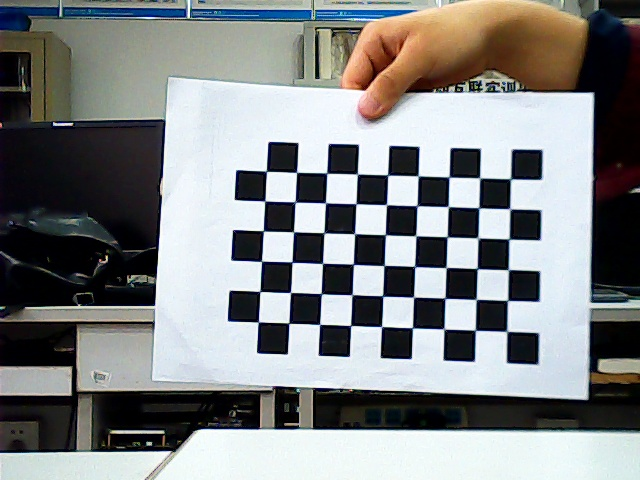
//> input picture 无人机定位系统/calibration/imgs/leftImgs/left1.jpg, 640 x 480 px
$ ./undistortRectify   (built with g++ and OpenCV 4)
//> lines starting //> are read from the running program, lines starting //| are printed output that depends on the picture; after the words box and inside, x2 and y2 are one past the last pixel; in counts of white or black regions, pixels touching at a corner belong together; pictures that were not available may be replaced by others from this repository, and a replacement may not be noted
// 立体校正，把右相机图像变换到左相机平面，输出校正后的图片

#include <opencv2/core/core.hpp>
#include <opencv2/calib3d/calib3d.hpp>
#include <opencv2/highgui/highgui.hpp>
#include <opencv2/imgproc/imgproc.hpp>
#include <stdio.h>
#include <iostream>

using namespace std;
using namespace cv;

int main(int argc, char const *argv[])
{
	char* leftimg_directory = "..//..//imgs//leftImgs//";		// 左摄像头图像路径
	char* rightimg_directory = "..//..//imgs//rightImgs//";		// 右摄像头图像路径
	char* leftimg_filename = "left";							// 左摄像头图像名
	char* rightimg_filename = "right";							// 右摄像头图像名
	char* extension = "jpg";									// 图像格式
	char* calib_file = "..//..//parms//calibParms.xml";			// 立体校正参数文件
	char* rectifiedImg_directory = "..//..//result//rectifiedImg//";// 图像校正结果路径
	char* leftout_directory = "..//..//result//left//";			// 左摄像头图像校正结果路径
	char* rightout_directory = "..//..//result//right//";		// 右摄像头图像校正结果路径
	char* rectifiedImg_filename = "rectifiedImg";				// 校正结果图像文件名
	char* leftout_filename = "leftOut";							// 左摄像头图像校正结果文件名
	char* rightout_filename = "rightOut";						// 左摄像头图像校正结果文件名
	int num_imgs = 17;
	Size imgSize = Size(640,480);

	Mat R1, R2, P1, P2, Q;
	Mat cameraMatrixL, cameraDistcoeffL, cameraMatrixR, cameraDistcoeffR, R, T;

	cv::FileStorage fs(calib_file, cv::FileStorage::READ);
	if (!fs.isOpened())
	{
		printf("打开参数文件失败!\n");
		return -1;
	}
	fs["cameraMatrixL"] >> cameraMatrixL;
	fs["cameraDistcoeffL"] >> cameraDistcoeffL;
	fs["cameraMatrixR"] >> cameraMatrixR;
	fs["cameraDistcoeffR"] >> cameraDistcoeffR;
	fs["R"] >> R;
	fs["T"] >> T;

	fs["R1"] >> R1;//输出第一个相机的3x3矫正变换(旋转矩阵)
	fs["R2"] >> R2;
	fs["P1"] >> P1;//在第一台相机的新的坐标系统(矫正过的)输出 3x4 的投影矩阵
	fs["P2"] >> P2;
	fs["Q"] >> Q;  //深度视差映射矩阵

	cout << "参数：" << endl << endl;
	cout << "cameraMatrixL :" << endl << cameraMatrixL << endl << endl;
	cout << "cameraDistcoeffL :" << endl << cameraDistcoeffL << endl << endl;
	cout << "cameraMatrixR :" << endl << cameraMatrixR << endl << endl;
	cout << "cameraDistcoeffR :" << endl << cameraDistcoeffR << endl << endl;
	cout << "R :" << endl << R << endl << endl;
	cout << "T :" << endl << T << endl << endl;

	cv::Mat lmapx, lmapy, rmapx, rmapy;
	cv::initUndistortRectifyMap(cameraMatrixL, cameraDistcoeffL, R1, P1, imgSize, CV_32F, lmapx, lmapy);
	cv::initUndistortRectifyMap(cameraMatrixR, cameraDistcoeffR, R2, P2, imgSize, CV_32F, rmapx, rmapy);

	cv::Rect validROIL,validROIR;
	stereoRectify(cameraMatrixL, cameraDistcoeffL, cameraMatrixR, cameraDistcoeffR, imgSize, R, T,
		R1, R2, P1, P2, Q, CALIB_ZERO_DISPARITY, -1, imgSize, &validROIL, &validROIR);

	cout << "按任意键继续..." << endl;

	for (int k = 1; k <= num_imgs; k++)
	{
		char leftimg_file[100];
		char rightimg_file[100];
		sprintf(leftimg_file, "%s%s%d.%s", leftimg_directory, leftimg_filename, k, extension);
		sprintf(rightimg_file, "%s%s%d.%s", rightimg_directory, rightimg_filename, k, extension);
		Mat img1 = imread(leftimg_file, CV_LOAD_IMAGE_COLOR);
//> img1 is the input picture: 480 rows x 640 cols, CV_8UC3; mean B, G, R 133.5, 133, 130.8
		Mat img2 = imread(rightimg_file, CV_LOAD_IMAGE_COLOR);
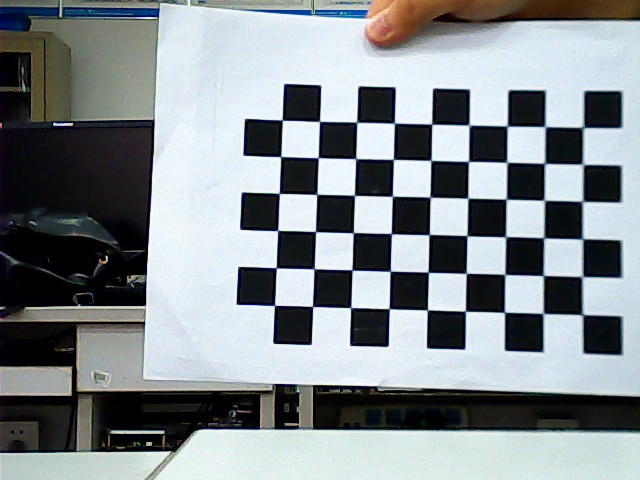
//> input picture 无人机定位系统/calibration/imgs/leftImgs/left11.jpg, 640 x 480 px, given in place of right1.jpg, which was not available
//> img2 is the input picture: 480 rows x 640 cols, CV_8UC3; mean B, G, R 143.2, 139.9, 133.2
		if (img1.empty() || img2.empty())
		{
			printf("读入图像错误！\n");
			return -1;
		}

		cv::Mat imgU1, imgU2;

		cv::remap(img1, imgU1, lmapx, lmapy, cv::INTER_LINEAR);
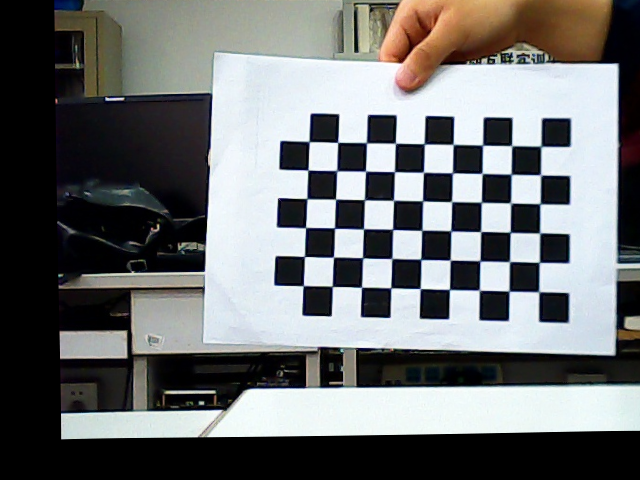
//> imgU1: 480 rows x 640 cols, CV_8UC3; mean B, G, R 113.5, 113, 111.2
		cv::remap(img2, imgU2, rmapx, rmapy, cv::INTER_LINEAR);

		char leftout_file[100];
		sprintf(leftout_file, "%s%s%d.%s", leftout_directory, leftout_filename, k, extension);
		imwrite(leftout_file, imgU1);

		char rightout_file[100];
		sprintf(rightout_file, "%s%s%d.%s", rightout_directory, rightout_filename, k, extension);
		imwrite(rightout_file, imgU2);

		cout << k << ". rectified!" << endl;


		// 显示部分

		Mat rectifiedImg;
		double sf = 1.0;
		int w = cvRound(imgSize.width * sf), h = cvRound(imgSize.height * sf);
		rectifiedImg.create(h, w * 2, CV_8UC3);

		// 画上左右图像
		Mat rectifiedImgPartL = rectifiedImg(Rect(w * 0, 0, w, h));
		Mat rectifiedImgPartR = rectifiedImg(Rect(w, 0, w, h));
		resize(imgU1, rectifiedImgPartL, rectifiedImgPartL.size(), 0, 0, INTER_AREA);
		resize(imgU2, rectifiedImgPartR, rectifiedImgPartR.size(), 0, 0, INTER_LINEAR);
		Rect vroiL(cvRound(validROIL.x * sf), cvRound(validROIL.y * sf),
			cvRound(validROIL.width * sf), cvRound(validROIL.height * sf)); // 缩放有效区域
		Rect vroiR(cvRound(validROIR.x * sf), cvRound(validROIR.y * sf),
			cvRound(validROIR.width * sf), cvRound(validROIR.height * sf));
		rectangle(rectifiedImgPartL, vroiL, Scalar(0, 0, 255), 3, 8);		// 在有效区域画上矩形
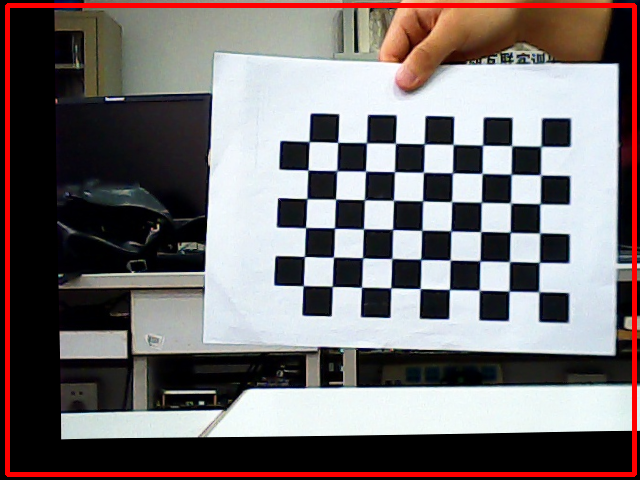
//> rectifiedImgPartL: 480 rows x 640 cols, CV_8UC3; 3.56% of pixels changed, all inside (x1, y1, x2, y2) = (5, 3, 637, 477)
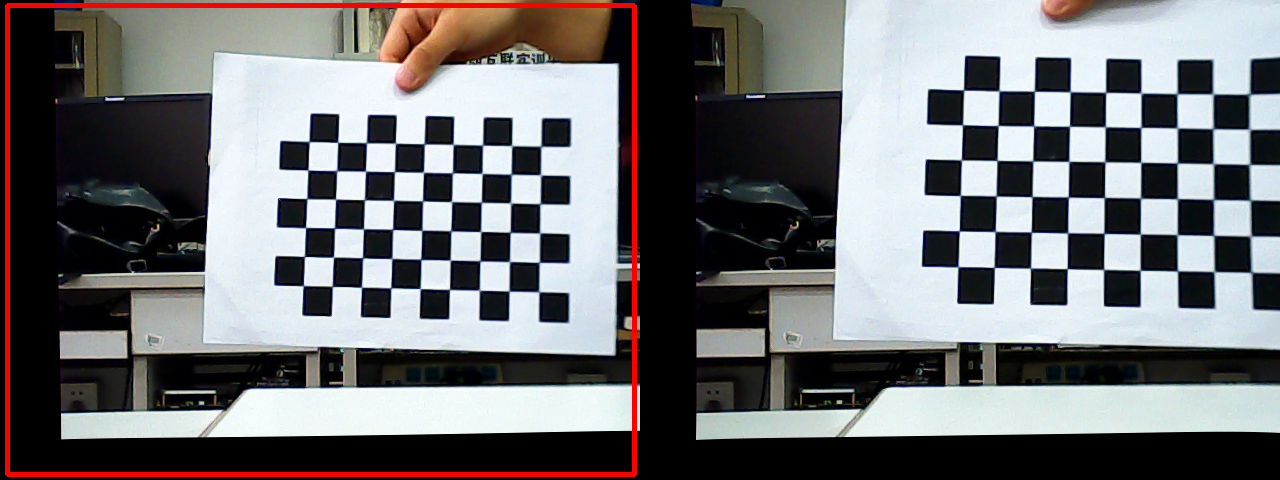
//> rectifiedImg: 480 rows x 1280 cols, CV_8UC3; mean B, G, R 115.2, 113.4, 114.1
		rectangle(rectifiedImgPartR, vroiR, Scalar(0, 0, 255), 3, 8);
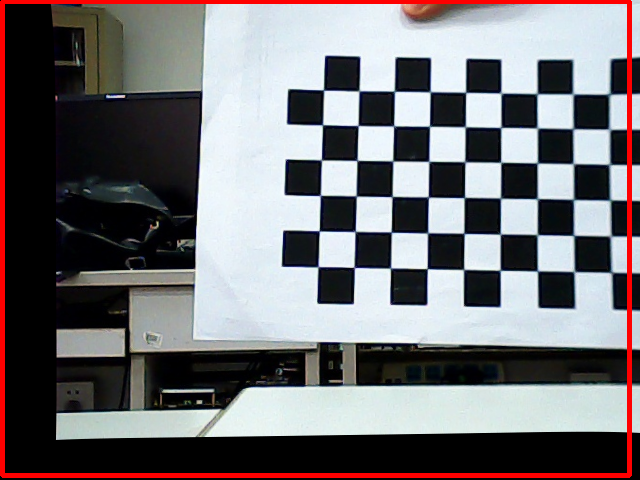
//> rectifiedImgPartR: 480 rows x 640 cols, CV_8UC3; mean B, G, R 115.8, 113, 116
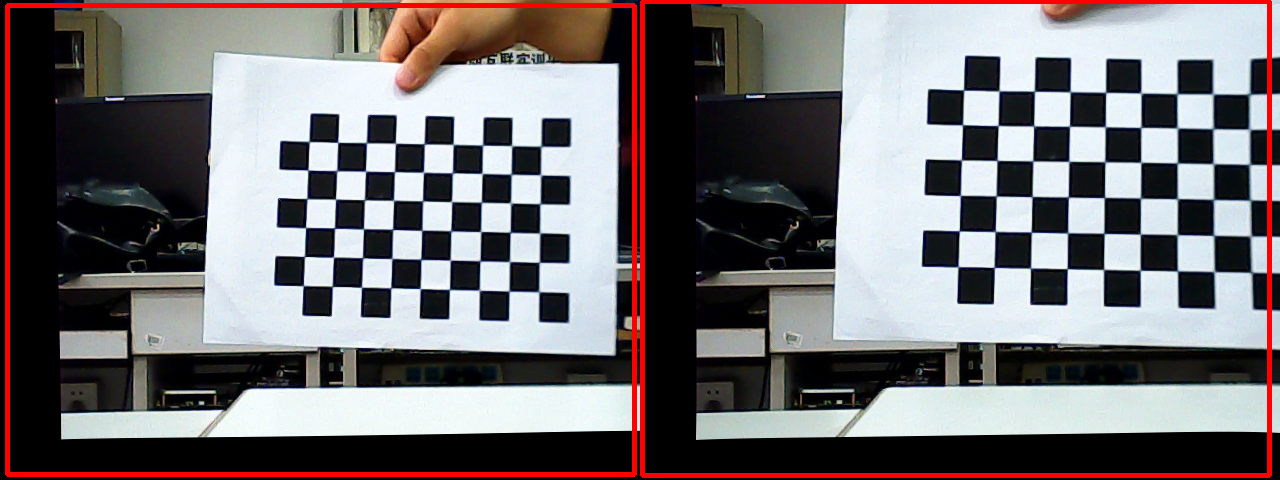
//> rectifiedImg: 480 rows x 1280 cols, CV_8UC3; 1.69% of pixels changed, all inside (x1, y1, x2, y2) = (640, 0, 1272, 478)

		// 画上对应的线条
		for (int i = 0; i < rectifiedImg.rows; i += 16)
			line(rectifiedImg, Point(0, i), Point(rectifiedImg.cols, i), Scalar(0, 255, 0), 1, 8);
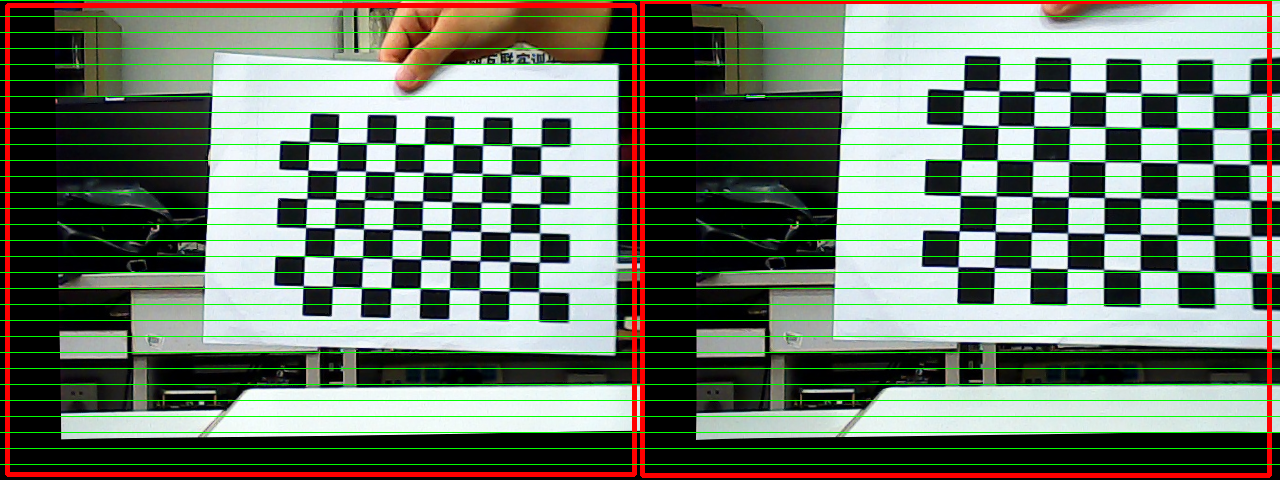
//> rectifiedImg: 480 rows x 1280 cols, CV_8UC3; 6.25% of pixels changed, all inside (x1, y1, x2, y2) = (0, 0, 1280, 465)
		imshow("rectified", rectifiedImg);

		// 保存图像
		char rectifiedImg_file[100];
		sprintf(rectifiedImg_file, "%s%s%d.%s", rectifiedImg_directory, rectifiedImg_filename, k, extension);
		imwrite(rectifiedImg_file, rectifiedImg);

		waitKey(0);
	}
//> pass 2 of the loop `for (int k = 1; k <= num_imgs; k++)`:
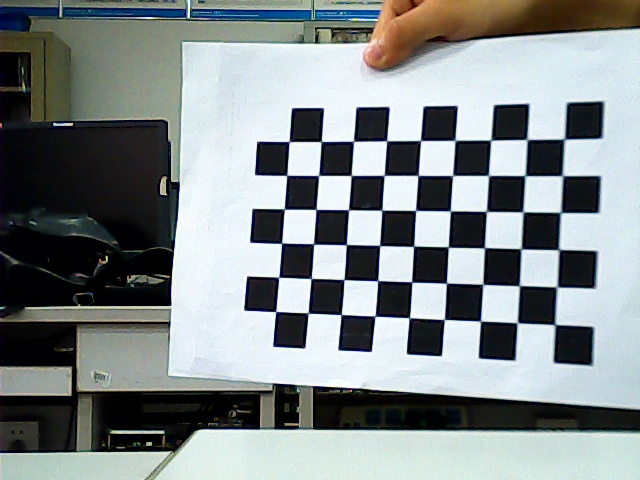
//> input picture 无人机定位系统/calibration/imgs/leftImgs/left12.jpg, 640 x 480 px, given in place of left2.jpg, which was not available
//> img1 is the input picture: 480 rows x 640 cols, CV_8UC3; mean B, G, R 139.5, 138.6, 131.4
//> `rectangle(rectifiedImgPartR, vroiR, Scalar(0, 0, 255), 3, 8);`:
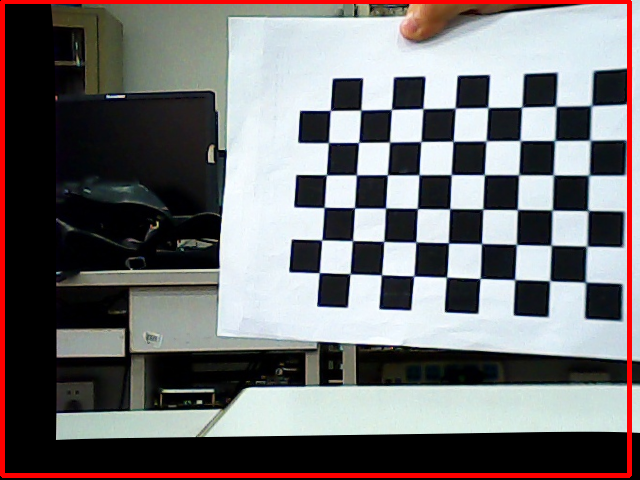
//> rectifiedImgPartR: 480 rows x 640 cols, CV_8UC3; mean B, G, R 113.1, 111.9, 114.6
//> after the loop `for (int i = 0; i < rectifiedImg.rows; i += 16)`:
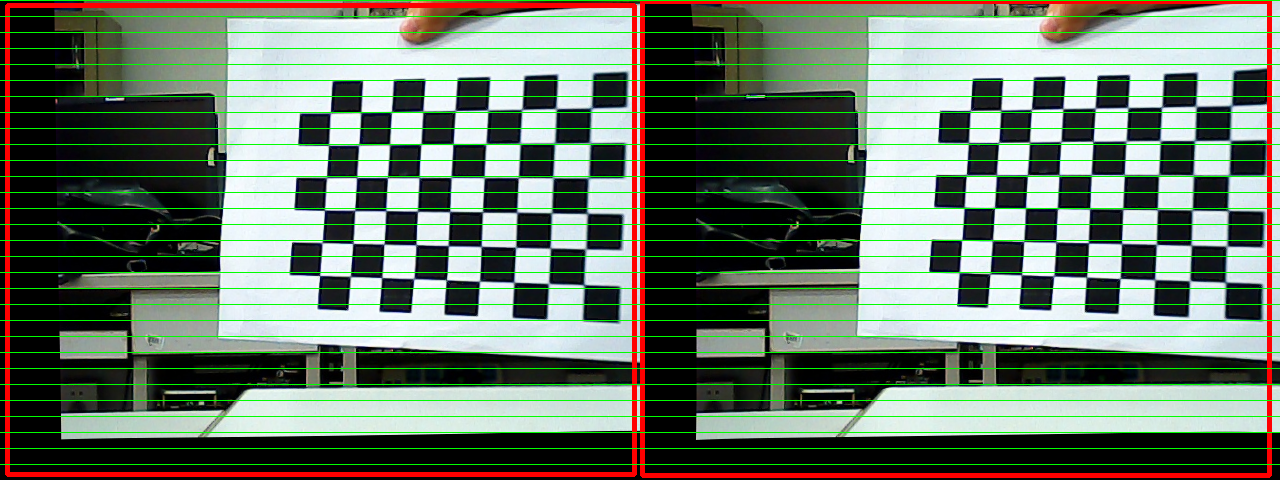
//> rectifiedImg: 480 rows x 1280 cols, CV_8UC3; mean B, G, R 105.8, 120.7, 107.5
//> (the run ends here: the program exits with an error code, at `return -1;`)
